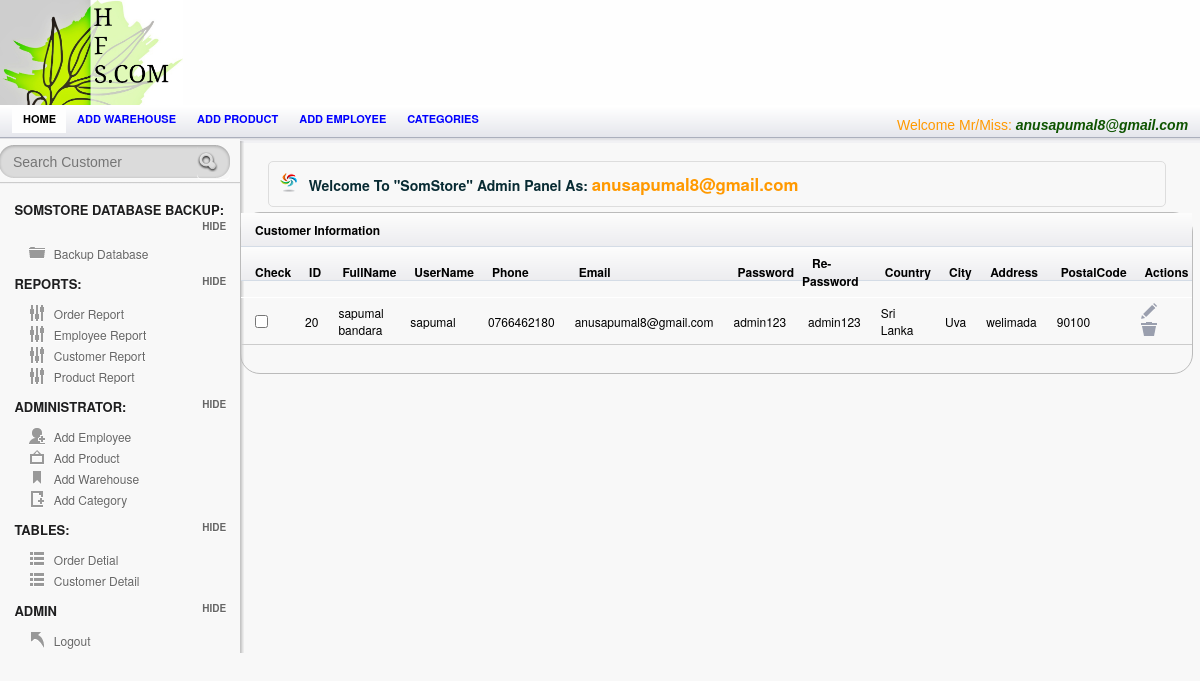
The page /Admin/customerTable.php (signed in) on the database its author committed.
### tables this page shows
CREATE TABLE `employee` (
  `Employee_ID` int(95) NOT NULL AUTO_INCREMENT,
  `Employee_Name` varchar(25) NOT NULL,
  `Username` varchar(25) NOT NULL,
  `Password` varchar(25) NOT NULL,
  `Picture` varchar(255) NOT NULL,
  PRIMARY KEY (`Employee_ID`)
);

CREATE TABLE `customer` (
  `Cust_Id` int(15) NOT NULL AUTO_INCREMENT,
  `FullName` varchar(25) NOT NULL DEFAULT '',
  `UserName` varchar(255) NOT NULL DEFAULT '',
  `Phone` varchar(25) NOT NULL DEFAULT '',
  `Email` varchar(55) NOT NULL DEFAULT '',
  `Password` varchar(20) NOT NULL DEFAULT '',
  `Re_Password` varchar(20) NOT NULL DEFAULT '',
  `Country` varchar(25) NOT NULL DEFAULT '',
  `City` varchar(25) NOT NULL DEFAULT '',
  `Adress` varchar(55) NOT NULL DEFAULT '',
  `PostalCode` varchar(25) NOT NULL DEFAULT '',
  PRIMARY KEY (`Cust_Id`),
  UNIQUE KEY `UserName` (`UserName`)
);

### session.php (called while the page is built, shortened)
<?php
include('config.php');
$check=$_SESSION['login_username'];
$session=mysqli_query($mysqli, "select Username from employee where Username='$check' ");
$row=mysqli_fetch_array($session);
$login_session=$row['Username'];
?>

### Admin/customerTable.php (the view, shortened to what this page needs)
<?php
 include("../config.php");
include("../session.php");
 ?>
<!doctype html>
<html lang="en">
<head>
	<link rel="stylesheet" href="css/layout.css" type="text/css" media="screen" />
</head>
<body>
<div id="container">
	   <div id="header">
		<div id="logo-banner">
				<div id="logo">
					<a href="index.php"><img src="images/logo.png" alt="" /></a>
				</div>
				<div id="banner">
				</div>
		</div>
		</div>
<div id="content-wrap">
	<section id="secondary_bar">
             <nav>
                <ul>
                    <li class="selected"><a href="index.php">Home</a></li>
                    <li><a href="add_warehouse.php">Add warehouse</a></li>
                    <li><a href="add_product.php">Add product</a></li>
                    <li><a href="Employee.php">Add employee</a></li>
                    <li><a href="add_category.php">Categories</a></li>
                    <li class="logout"> <span class="check"> <?php echo "Welcome Mr/Miss:   ". "<font color='##fa5400'><i><b>".$login_session."</b></i></font>" ;?> </span></li>
                </ul>
            </nav>
	</section>
<aside id="sidebar" class="column">
				<div id="search">
					<form action="searchprod.php" method="post" accept-charset="utf-8">
						<input type="text"  title="Search..." class="blink field"  placeholder="Search Customer"   name='search' size=60 maxlength=100 />
						<input class="search-button" type="submit" value="Submit" />
						<div class="cl">&nbsp;</div>
					</form>
				</div>
		<hr/>
		<h3> SomStore Database Backup:</h3>
		<ul class="toggle">
		    <li class="icn_folder"><a href="Backup.php">Backup Database</a></li>
		</ul>
		<h3>Reports:</h3>
		<ul class="toggle">
		    <li class="icn_settings"><a href="a_report.php" target="_blank">Order Report</a></li>
			<li class="icn_settings"><a href="EmployeeReport.php">Employee Report</a></li>
			<li class="icn_settings"><a href="CustomerReport.php">Customer Report</a></li>
			<li class="icn_settings"><a href="ProductReport.php"> Product Report</a></li>
		</ul>
		<h3>Administrator:</h3>
		<ul class="toggle">
		    <li class="icn_add_user"><a href="Employee.php">Add Employee</a></li>
			<li class="icn_photo"><a href="add_product.php">Add Product</a></li>
			<li class="icn_tags"><a href="add_warehouse.php">Add Warehouse</a></li>
			<li class="icn_new_article"><a href="add_category.php">Add Category</a></li>
		</ul>
        <h3>Tables:</h3>
		<ul class="toggle">
		    <li class="icn_categories"><a href="order.php">Order Detial</a></li>
     		<li class="icn_categories"><a href="customerTable.php">Customer Detail</a></li>
		</ul>
		<h3>Admin</h3>
		<ul class="toggle">
			<li class="icn_jump_back"><a href="../logout.php">Logout</a></li>
		</ul>
	</aside>
	<section id="main" class="column">
	<h4 class="alert_info">Welcome To <strong>"SomStore"</strong> Admin Panel As: <?php echo "  ". "<font color='#f90'><big><b>".$login_session."</b></big></font>" ;?>  </h4>
<?php
$result = mysqli_query($mysqli,"SELECT * FROM customer");
?>
      			<div id="tab2" class="tab_content">
  <table class="tablesorter" cellspacing="0">
      <thead>
			 <th colspan="13">  Customer Information  </th> </thead>
		<thead>
			<tr>
   		    <th>Check</th>
    	      <th> ID</th>
              <th> FullName</th>
    		<th>UserName</th>
		    <th>Phone</th>
            <th>Email</th>
              <th>Password</th>
    		<th>Re-Password</th>
		    <th>Country</th>
            <th>City</th>
              <th>Address</th>
    		<th>PostalCode</th>
    		<th>Actions</th>
			</tr>
		</thead>
		<tbody>
<?php while($row = mysqli_fetch_array($result))
  {?>
    <tr>
    <td><input type="checkbox"></td>
    <td><?Php echo $row['Cust_Id']; ?></td>
    <td><?php echo $row['FullName']; ?></td>
   <td><?php echo $row['UserName']; ?></td>
	<td><?php echo $row['Phone']; ?></td>
	 <td><?php echo $row['Email']; ?></td>
   <td><?php echo $row['Password']; ?></td>
	<td><?php echo $row['Re_Password']; ?></td>
	 <td><?php echo $row['Country']; ?></td>
   <td><?php echo $row['City']; ?></td>
	<td><?php echo $row['Adress']; ?></td>
	<td><?php echo $row['PostalCode']; ?></td>
    <td> <a href="empViewUpdate.php?update=<?php echo $row['Cust_Id']; ?>"  onClick="edit(this);" title="empEdit" >  <input type="image" src="images/icn_edit.png" title="Edit"> </a>
     <a href="custDelete.php?delete=<?php echo $row['Cust_Id']; ?>" onClick="del(this);" title="Delete" ><input type="image" src="images/icn_trash.png" title="Trash">  </a></td>
    </tr>
  <?php }mysqli_close($mysqli);?>
</tbody>
</table>
			</div>
		<div class="spacer"></div>
	</section>
       </div>
</div>
</body>
</html>

### rows shown on the page
employee: Username "anusapumal8@gmail.com"
customer: Cust_Id "20", FullName "sapumal bandara", UserName "sapumal", Phone "0766462180", Email "anusapumal8@gmail.com", Password "admin123", Re_Password "admin123", Country "Sri Lanka", City "Uva", Adress "welimada", PostalCode "90100"
